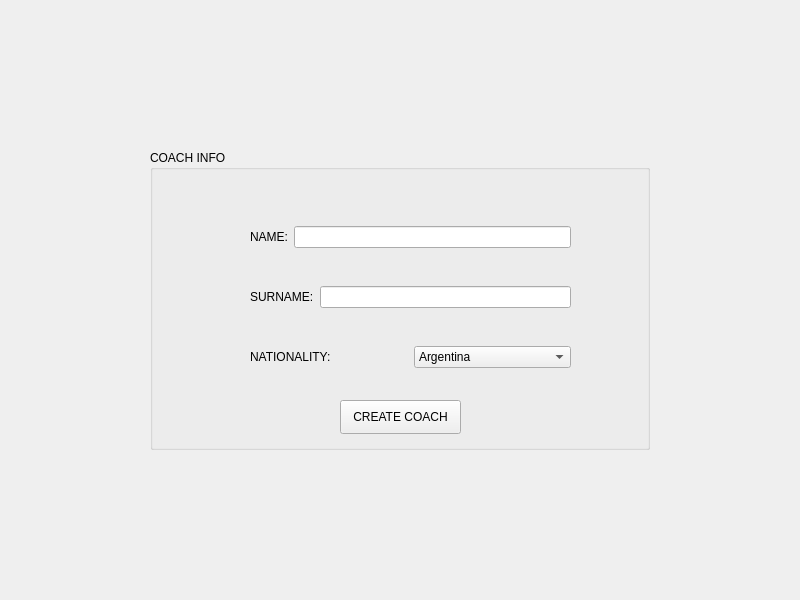
<?xml version="1.0" encoding="UTF-8"?>
<ui version="4.0">
 <class>coach_info_form</class>
 <widget class="QWidget" name="coach_info_form">
  <property name="enabled">
   <bool>true</bool>
  </property>
  <property name="geometry">
   <rect>
    <x>0</x>
    <y>0</y>
    <width>800</width>
    <height>600</height>
   </rect>
  </property>
  <property name="baseSize">
   <size>
    <width>800</width>
    <height>600</height>
   </size>
  </property>
  <property name="mouseTracking">
   <bool>false</bool>
  </property>
  <property name="focusPolicy">
   <enum>Qt::TabFocus</enum>
  </property>
  <property name="acceptDrops">
   <bool>false</bool>
  </property>
  <property name="windowTitle">
   <string>COACH INFO</string>
  </property>
  <widget class="QGroupBox" name="groupBox">
   <property name="geometry">
    <rect>
     <x>150</x>
     <y>150</y>
     <width>500</width>
     <height>300</height>
    </rect>
   </property>
   <property name="title">
    <string>COACH INFO</string>
   </property>
   <widget class="QPushButton" name="create_coach_button">
    <property name="geometry">
     <rect>
      <x>190</x>
      <y>250</y>
      <width>121</width>
      <height>34</height>
     </rect>
    </property>
    <property name="text">
     <string>CREATE COACH</string>
    </property>
   </widget>
   <widget class="QWidget" name="layoutWidget">
    <property name="geometry">
     <rect>
      <x>100</x>
      <y>70</y>
      <width>321</width>
      <height>34</height>
     </rect>
    </property>
    <layout class="QHBoxLayout" name="horizontalLayout">
     <item>
      <widget class="QLabel" name="label">
       <property name="text">
        <string>NAME:</string>
       </property>
      </widget>
     </item>
     <item>
      <widget class="QLineEdit" name="name_edit"/>
     </item>
    </layout>
   </widget>
   <widget class="QWidget" name="layoutWidget">
    <property name="geometry">
     <rect>
      <x>100</x>
      <y>130</y>
      <width>321</width>
      <height>34</height>
     </rect>
    </property>
    <layout class="QHBoxLayout" name="horizontalLayout_2">
     <item>
      <widget class="QLabel" name="label_2">
       <property name="text">
        <string>SURNAME:</string>
       </property>
      </widget>
     </item>
     <item>
      <widget class="QLineEdit" name="surname_edit"/>
     </item>
    </layout>
   </widget>
   <widget class="QWidget" name="layoutWidget">
    <property name="geometry">
     <rect>
      <x>100</x>
      <y>190</y>
      <width>321</width>
      <height>34</height>
     </rect>
    </property>
    <layout class="QHBoxLayout" name="horizontalLayout_3">
     <item>
      <widget class="QLabel" name="label_3">
       <property name="text">
        <string>NATIONALITY:</string>
       </property>
      </widget>
     </item>
     <item>
      <widget class="QComboBox" name="nationalities_combo">
       <item>
        <property name="text">
         <string>Argentina</string>
        </property>
       </item>
       <item>
        <property name="text">
         <string>Brazil</string>
        </property>
       </item>
       <item>
        <property name="text">
         <string>Croatia</string>
        </property>
       </item>
       <item>
        <property name="text">
         <string>Germany</string>
        </property>
       </item>
       <item>
        <property name="text">
         <string>Hungary</string>
        </property>
       </item>
       <item>
        <property name="text">
         <string>India</string>
        </property>
       </item>
       <item>
        <property name="text">
         <string>Serbia</string>
        </property>
       </item>
       <item>
        <property name="text">
         <string>Spain</string>
        </property>
       </item>
       <item>
        <property name="text">
         <string>Turkey</string>
        </property>
       </item>
       <item>
        <property name="text">
         <string>USA</string>
        </property>
       </item>
      </widget>
     </item>
    </layout>
   </widget>
  </widget>
 </widget>
 <resources/>
 <connections/>
</ui>
